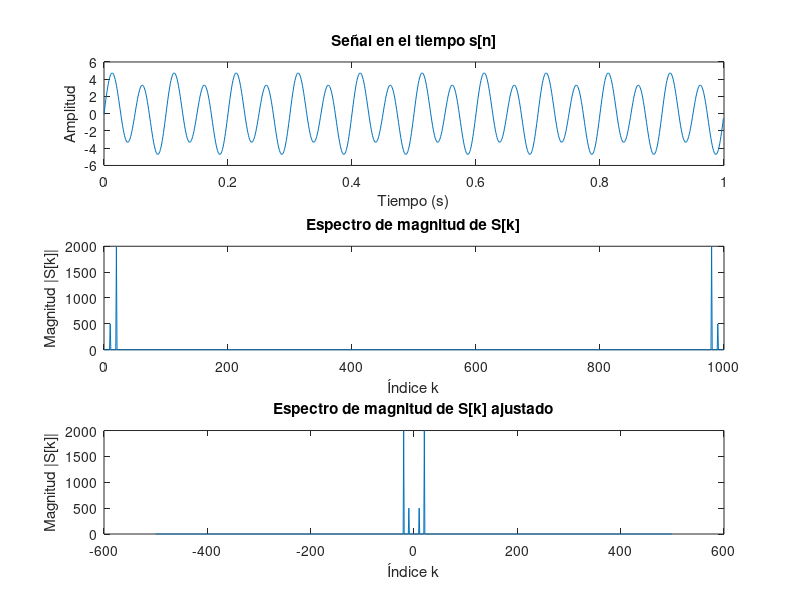
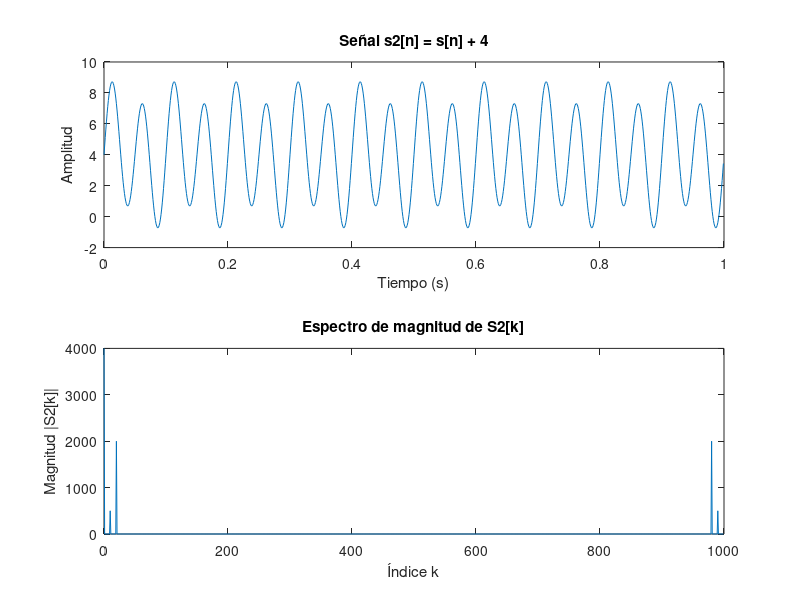

These figures' MATLAB source, in order:

f1 =10;
f2 =20;
T = 0.001; % periodo de muestreo
s = @(t) sin(2*pi*f1*t) + 4*sin(2*pi*f2*t); % señal a analizar
#Ejercicio 1

tini = 0; tfin = 1; fm = 1/T;

t = tini:T:tfin-T; % vector de tiempo
s_n = s(t); % señal discreta




N = length(s_n); % número de muestras

% Calculo la TDF S[k]. Para eso voy a usar la funcion fft.
S_k = fft(s_n); % usa la formula que esta en la teoria. El resultado da N muestras
                
figure(1)
clf; % Limpia la figura actual

% Gráfico en el dominio del tiempo
subplot(3,1,1);
plot(t, s_n);
xlabel('Tiempo (s)');
ylabel('Amplitud');
title('Señal en el tiempo s[n]');

% Gráfico en el dominio de la frecuencia (TDF)
subplot(3,1,2);
plot(0:N-1, abs(S_k));
xlabel('Índice k');
ylabel('Magnitud |S[k]|');
title('Espectro de magnitud de S[k]');

# tengo que recortar laparte negativa de fft que obtengo, y pegarla en la parte negativa
# debo ajustar el espectro frecuencial para que laparte negativa quede al principio

s_negativa = S_k(N/2+1:end); % parte negativa de la FFT
s_positiva = S_k(1:N/2); % parte positiva de la FFT
S_k_ajustada = [s_negativa, s_positiva]; % ajusto el espectro frecuencial


% como armo el eje de frecuencia para ajustar el espectro ajustado?
eje_f = -N/2:N/2-1; % eje de frecuencia ajustado, con el mismo número de muestras que S_k_ajustada

% Gráfico en el dominio de la frecuencia (TDF) ajustado
subplot(3,1,3);


plot(eje_f, abs(S_k_ajustada));
xlabel('Índice k');
ylabel('Magnitud |S[k]|');
title('Espectro de magnitud de S[k] ajustado');


# Ejercicio 2

E_s1 = sum(s_n.^2); % energía de la señal s[n]

E_s2 = 1/N * sum(abs(S_k).^2); % energía de la señal s[n] usando la TDF

if abs(E_s1 - E_s2) < 1e-7
    disp('La energía calculada en el dominio del tiempo y el dominio de la frecuencia coincide.');
else
    disp('La energía calculada en el dominio del tiempo y el dominio de la frecuencia no coincide.');
end

%-----------------------------------------------------------------------------

# Realice los siguientes cambios y analice los resultados obtenidos:

s2 = @(t) s(t)  + 4;
s2_n = s2(t); % señal discreta


s2_negativa = s2_n(N/2+1:end); % parte negativa de la FFT
s2_positiva = s2_n(1:N/2); % parte positiva de la FFT
S2_k_ajustada = [s_negativa, s_positiva]; % ajusto el espectro frecuencial



% analizo los cambios en el espectro
figure(2)
clf
subplot(2,1,1);
plot(t, s2_n);
xlabel('Tiempo (s)');
ylabel('Amplitud');
title('Señal s2[n] = s[n] + 4');
subplot(2,1,2);
plot(0:N-1, abs(fft(s2_n)));
xlabel('Índice k');
ylabel('Magnitud |S2[k]|');
title('Espectro de magnitud de S2[k]');
